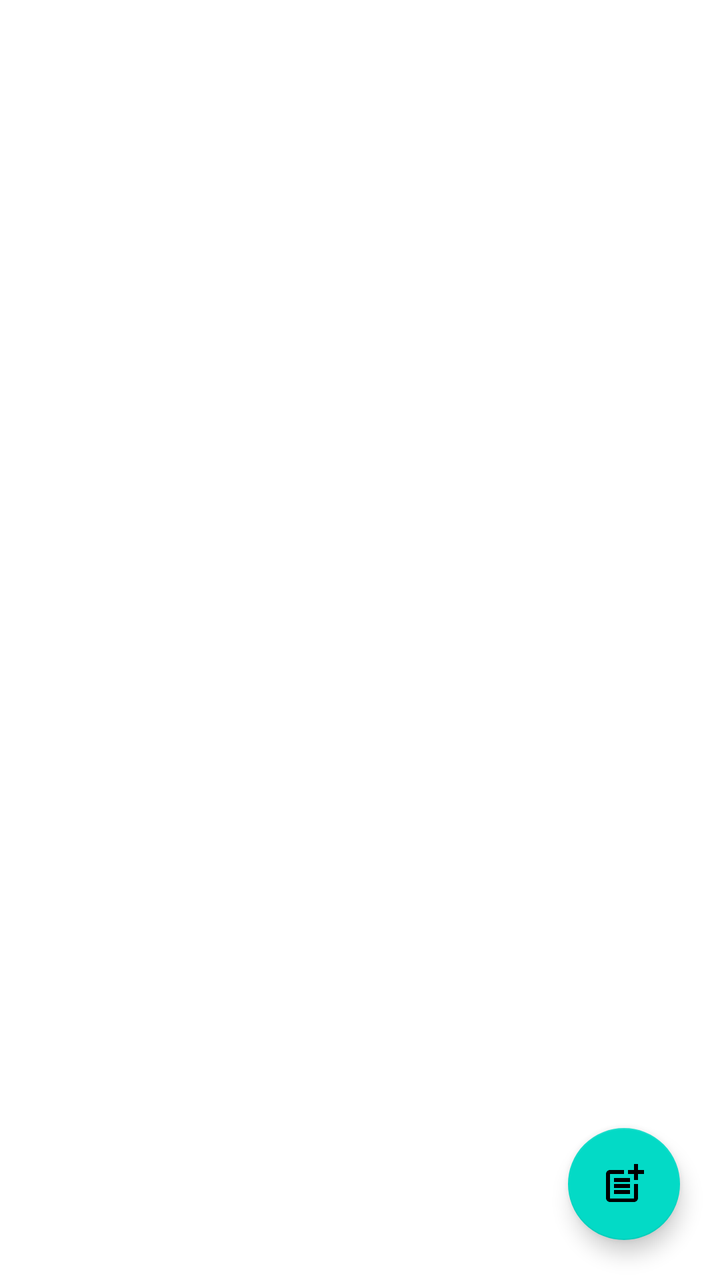
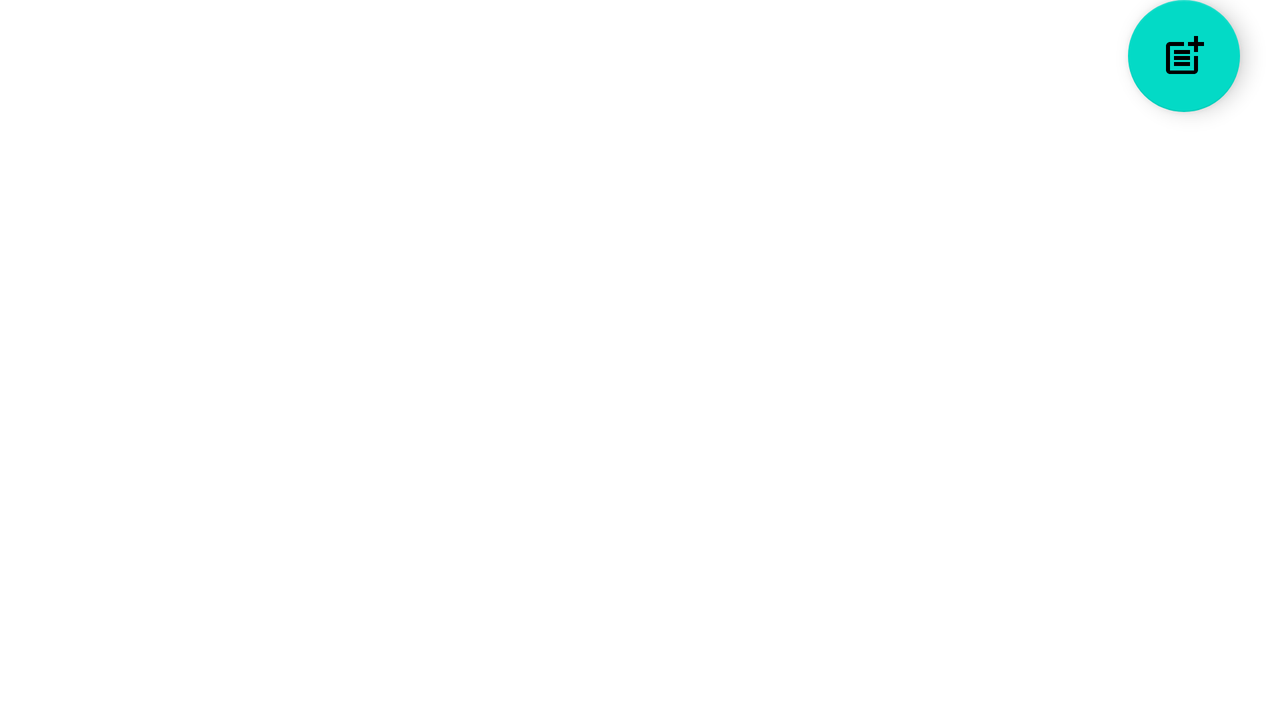

An Android layout and its configuration variant, each rendered on a device that would load it. The default file and the variant file are quoted in full after the pictures.
<!-- AndroidManifest.xml: application theme Theme.Cards -->
<!-- res/layout/fragment_deck_list.xml -->
<layout xmlns:android="http://schemas.android.com/apk/res/android"
    xmlns:app="http://schemas.android.com/apk/res-auto">

    <androidx.coordinatorlayout.widget.CoordinatorLayout
        android:layout_width="match_parent"
        android:layout_height="match_parent">

        <RelativeLayout
            android:layout_width="match_parent"
            android:layout_height="match_parent">

            <androidx.recyclerview.widget.RecyclerView
                android:id="@+id/deck_list_recycler_view"
                android:layout_width="match_parent"
                android:layout_height="match_parent"
                app:layoutManager="androidx.recyclerview.widget.LinearLayoutManager"/>
        </RelativeLayout>

        <com.google.android.material.floatingactionbutton.FloatingActionButton
            android:id="@+id/new_deck_fab"
            style="@style/Widget.Design.FloatingActionButton"
            android:layout_width="wrap_content"
            android:layout_height="wrap_content"
            android:layout_gravity="bottom|end"
            android:layout_marginEnd="20dp"
            android:layout_marginBottom="20dp"
            android:src="@drawable/ic_baseline_post_add_24"
            android:contentDescription="@string/new_card_fab_description" />
    </androidx.coordinatorlayout.widget.CoordinatorLayout>

</layout>
<!-- resources referenced by this layout -->
<resources>
  <!-- drawable ic_baseline_post_add_24 (drawable) -->
  <vector android:height="24dp" android:tint="#8DD4C6"
      android:viewportHeight="24" android:viewportWidth="24"
      android:width="24dp" xmlns:android="http://schemas.android.com/apk/res/android">
      <path android:fillColor="@android:color/white" android:pathData="M17,19.22H5V7h7V5H5C3.9,5 3,5.9 3,7v12c0,1.1 0.9,2 2,2h12c1.1,0 2,-0.9 2,-2v-7h-2V19.22z"/>
      <path android:fillColor="@android:color/white" android:pathData="M19,2h-2v3h-3c0.01,0.01 0,2 0,2h3v2.99c0.01,0.01 2,0 2,0V7h3V5h-3V2z"/>
      <path android:fillColor="@android:color/white" android:pathData="M7,9h8v2h-8z"/>
      <path android:fillColor="@android:color/white" android:pathData="M7,12l0,2l8,0l0,-2l-3,0z"/>
      <path android:fillColor="@android:color/white" android:pathData="M7,15h8v2h-8z"/>
  </vector>
  <string name="new_card_fab_description">Add card</string>
  <style name="Theme.Cards" parent="Theme.MaterialComponents.DayNight.DarkActionBar">
          <item name="colorPrimary">@color/primary_app</item>
          <item name="colorOnPrimary">@color/white</item>
      </style>
  <color name="primary_app">#70E174</color>
  <color name="white">#FFFFFFFF</color>
</resources>
<!-- res/layout-land/fragment_deck_list.xml (the repository's variant of the layout above) -->
<!-- drawn on the phone turned sideways -->
<layout xmlns:android="http://schemas.android.com/apk/res/android"
    xmlns:app="http://schemas.android.com/apk/res-auto">

    <ScrollView
        android:layout_width="match_parent"
        android:layout_height="match_parent">

        <androidx.coordinatorlayout.widget.CoordinatorLayout
            android:layout_width="match_parent"
            android:layout_height="match_parent">

            <RelativeLayout
                android:layout_width="match_parent"
                android:layout_height="match_parent">

                <androidx.recyclerview.widget.RecyclerView
                    android:id="@+id/deck_list_recycler_view"
                    android:layout_width="match_parent"
                    android:layout_height="match_parent"
                    app:layoutManager="androidx.recyclerview.widget.LinearLayoutManager"/>
            </RelativeLayout>

            <com.google.android.material.floatingactionbutton.FloatingActionButton
                android:id="@+id/new_deck_fab"
                style="@style/Widget.Design.FloatingActionButton"
                android:layout_width="wrap_content"
                android:layout_height="wrap_content"
                android:layout_gravity="bottom|end"
                android:layout_marginEnd="20dp"
                android:layout_marginBottom="20dp"
                android:src="@drawable/ic_baseline_post_add_24"
                android:contentDescription="@string/new_card_fab_description" />

        </androidx.coordinatorlayout.widget.CoordinatorLayout>
    </ScrollView>

</layout>
